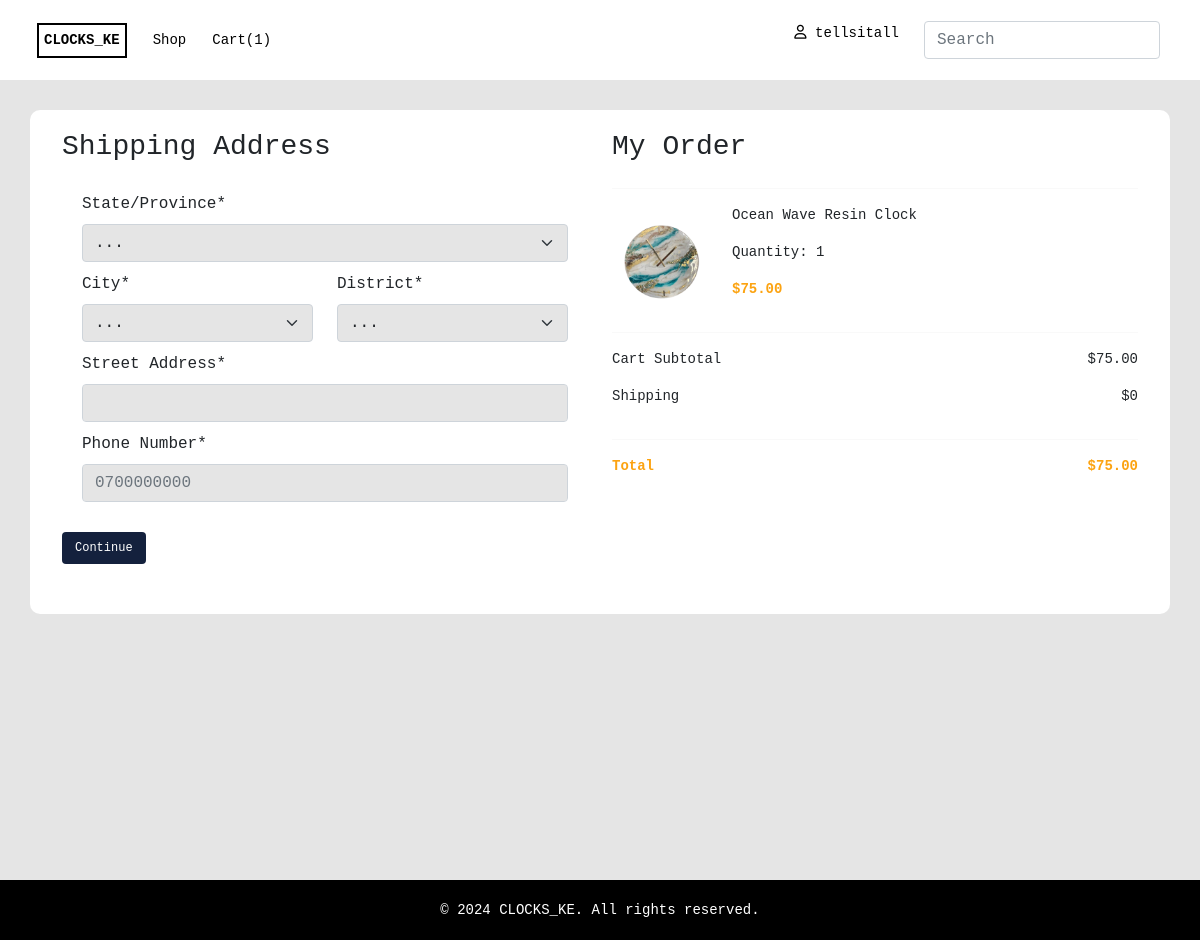
The page /checkout (signed in) on the database its author committed.
### store/models.py (models this page shows, shortened)
class Order(models.Model):
    customer = models.ForeignKey(Customer,
                                 on_delete=models.SET_NULL,
                                 null=True)
    date_ordered = models.DateTimeField(auto_now_add=True)
    complete = models.BooleanField(default=False)
    shipped = models.BooleanField(default=False)
    transaction_id = models.CharField(max_length=100, default=uuid.uuid4)
    @property
    def get_cart_total(self):
        orderitems = self.orderitem_set.all()
        total = sum([item.get_total for item in orderitems])
        return total
    @property
    def get_cart_items(self):
        orderitems = self.orderitem_set.all()
        total = sum([item.quantity for item in orderitems])
        return total

class OrderItem(models.Model):
    product = models.ForeignKey(Product, on_delete=models.SET_NULL, null=True)
    order = models.ForeignKey(Order, on_delete=models.SET_NULL, null=True)
    quantity = models.IntegerField(default=0, null=True, blank=True)
    date_added = models.DateTimeField(auto_now_add=True)
    product_name = models.CharField(max_length=255, null=True, blank=True)
    product_price = models.DecimalField(max_digits=10,
                                        decimal_places=2,
                                        null=True,
                                        blank=True)
    @property
    def get_total(self):
        if self.product:
            return self.product_price * self.quantity
        else:
            return 0

class CustomUser(AbstractBaseUser, PermissionsMixin):
    email = models.EmailField(max_length=255, unique=True)
    first_name = models.CharField(max_length=255)
    last_name = models.CharField(max_length=255)
    is_active = models.BooleanField(default=True)
    is_staff = models.BooleanField(default=False)
    date_joined = models.DateTimeField(auto_now_add=True)
    objects = CustomUserManager()
    USERNAME_FIELD = 'email'
    REQUIRED_FIELDS = ['first_name', 'last_name']
    def __str__(self):
        return self.email

class Product(models.Model):
    id = models.AutoField(primary_key=True)
    name = models.CharField(max_length=200)
    price = models.FloatField()
    details = models.TextField()
    created_at = models.DateTimeField(auto_now_add=True)
    image = models.ImageField(default='clock1.png')

### store/views.py (the view)
# urls.py: path('checkout', views.checkout, name='checkout'),
def checkout(request):
    try:
        if request.user.is_authenticated:
            customer = request.user.customer
            order, created = Order.objects.get_or_create(customer=customer,
                                                         complete=False)
            items = order.orderitem_set.all()
        else:
            items = []
            order = {'get_cart_total': 0, 'get_cart_items': 0}
    except:
        items = []
        order = {'get_cart_total': 0, 'get_cart_items': 0}
    context = {'items': items, 'order': order}
    return render(request, 'store/checkout.html', context)

### store/templates/store/checkout.html (shortened to what this page needs)
{% extends 'store/index.html' %} {% block content %} {% load static %}
<section class="checkout">
  <div class="container">
    <div class="row">
      <div class="col-md-6 checkout-address">
        <h3>Shipping Address</h3>
        <form id="checkout-form" action="">
          <div class="row">
            <div class="col-12">
              <label for="inputstate" class="form-label imp">State/Province*</label>
              <select class="form-select" id="counties" name="state" required>
                <option value="">...</option>
              </select>
            </div>
            <div class="col-6">
              <label for="city" class="form-label imp">City*</label>
              <select class="form-select" id="subcounties" name="city" required>
                <option value="">...</option>
              </select>
            </div>
            <div class="col-6">
              <label for="inputEmail4" class="form-label imp">District*</label>
              <select class="form-select" id="wards" name="district" required>
                <option value="">...</option>
              </select>
            </div>
            <div class="col-12">
              <label for="street" class="form-label imp">Street Address*</label>
              <input type="text" class="form-control" aria-label="street" name="address" />
            </div>
            <div class="col">
              <label for="phone" class="form-label imp">Phone Number*</label>
              <input id="phone_number" type="number" class="form-control" aria-label="phone number" name="phone"
                placeholder="0700000000" required />
            </div>
          </div>
          <button type="submit" class="btn" id="form-button">Continue</button>
        </form>
      </div>
      <div class="col-md-6 checkout-order">
        <h3>My Order</h3>
        <hr />
        {% for item in items %}
        <div class="order-summary">
          <img src="{{ item.product.image.url }}" alt="" />
          <div class="order-description">
            <p class="product-name">{{item.product.name}}</p>
            <p class="quantity">Quantity: {{item.quantity}}</p>
            <p class="product-price">${{item.get_total | floatformat:2}}</p>
          </div>
        </div>
        {% endfor %}
        <hr />
        <div class="totals mb-auto">
          <div class="subtotal">
            <p>Cart Subtotal</p>
            <p>${{order.get_cart_total | floatformat:2}}</p>
          </div>
          <div class="shipping">
            <p>Shipping</p>
            <p>$0</p>
          </div>
          <hr />
          <div class="total">
            <p>Total</p>
            <p>${{order.get_cart_total | floatformat:2}}</p>
          </div>
        </div>
      </div>
    </div>
  </div>
</section>
{% endblock %}

### store/templates/store/index.html (shortened to what this page needs)
{% load static %}
<!DOCTYPE html>
<html lang="en">
<head>
  <link rel="stylesheet" href="{% static 'css/styles.css' %}" />
  <link rel="stylesheet" href="{% static 'css/shop.css' %}" />
  <link rel="stylesheet" href="{% static 'css/product.css' %}" />
  <link rel="stylesheet" href="{% static 'css/checkout.css' %}" />
  <link rel="stylesheet" href="{% static 'css/cart.css' %}" />
  <link rel="stylesheet" href="{% static 'css/signin.css' %}" />
  <link href="https://cdn.jsdelivr.net/npm/bootstrap@5.1.3/dist/css/bootstrap.min.css" rel="stylesheet"
 />
  <link rel="stylesheet" type="text/css"
    href="https://cdnjs.cloudflare.com/ajax/libs/toastr.js/latest/css/toastr.min.css" />
</head>
<body>
  <nav class="navbar custom-navbar navbar-expand-lg bg-body-tertiary">
    <div class="container-fluid">
      <a class="navbar-brand navbar-logo" href="{% url 'store' %}">CLOCKS_KE</a>
      <a class="nav-link" aria-current="page" href="{% url 'shop' %}">Shop</a>
      {% if user.is_staff %}
      <a href="{% url 'admin:index' %}" target="_blank">Staff</a>
      {% else %}
      <a href="{% url 'cart' %}">Cart({{order.get_cart_items}})</a>
      {% endif %}
      <div class="collapse navbar-collapse" id="navbarSupportedContent">
        <div class="end d-flex">
          <div class="user-profile ">
            {% if user.is_authenticated %}
            <a class="logout" href="{% url 'profile'%}">
              <i class="fa-regular fa-user"></i> <span class="d-none d-sm-inline">{{ user.first_name }}</span>
            </a>
            {% endif %}
          </div>
          <form class="d-flex" role="search">
            <input class="form-control me-2 search-input" type="search" placeholder="Search" aria-label="Search">
          </form>
        </div>
      </div>
    </div>
  </nav>
  {% block content %} {% endblock%}
  <section class="footer">
    <div class="footer-content">
      <p>© 2024 CLOCKS_KE. All rights reserved.</p>
    </div>
  </section>
</body>
</html>

### static/css/styles.css (style rules this page uses)
body { font-family: monospace !important; margin: 0; min-height: 100vh; display: flex; flex-direction: column; }
button { cursor: pointer; }
i { color: black; }
a { color: black !important; }
p { font-size: 14px !important; }
.btn { font-size: 12px !important; }
.navbar { position: sticky !important; top: 0 !important; z-index: 1000 !important; background-color: #ffffff !important; }
.custom-navbar { padding: 10px 20px; min-height: 80px; }
.navbar-logo { font-size: 10px; font-weight: bold; border: solid 2px black; padding: 5px; }
.navbar a { text-decoration: none; color: black; font-size: 14px; margin: 5px; }
.navbar .end { display: flex; flex-direction: row; gap: 20px; }
.search-input { height: fit-content !important; }
.footer { margin-top: auto; width: 100%; }
.footer-content { background-color: black; min-height: 60px; color: white; text-align: center; width: 100%; height: 2.5rem; }
.footer-content p { padding-top: 20px; margin: auto 0 auto 0; }

### static/css/product.css (style rules this page uses)
.quantity { display: flex; gap: 20px; }

### static/css/checkout.css (style rules this page uses)
.checkout { background-color: #e5e5e5; min-height: 100vh; }
.checkout .container { margin-top: 30px; margin-bottom: 30px; }
.checkout .container .row { background-color: #ffffff; padding: 20px; border-radius: 10px; }
.checkout-address { border-radius: 10px; margin-bottom: 30px; }
.checkout-address form button { background-color: #14213d; color: #ffffff; }
.checkout-address input { margin-bottom: 10px; background-color: #e5e5e5; }
.checkout-address select { margin-bottom: 10px; background-color: #e5e5e5; }
.checkout-order { display: flex; flex-direction: column; height: 100%; }
.checkout-order hr { color: #e5e5e5; }
.checkout-order .order-summary { display: flex; flex: 1; }
.order-summary .order-description { display: flex; flex-direction: column; padding-left: 20px; }
.order-description .product-price { font-weight: 900; color: #fca311; }
.order-summary img { width: 100px; height: 100px; object-fit: contain; }
.totals .subtotal, .shipping, .total { display: flex; flex-direction: row; justify-content: space-between; }
.totals .total { color: #fca311; font-weight: 900; }

### rows shown on the page
Order: get_cart_items "1", get_cart_total "75.00"
CustomUser: first_name "tellsitall"
OrderItem: product.image (picture), product.name "Ocean Wave Resin Clock", quantity "1", get_total "75.00"
